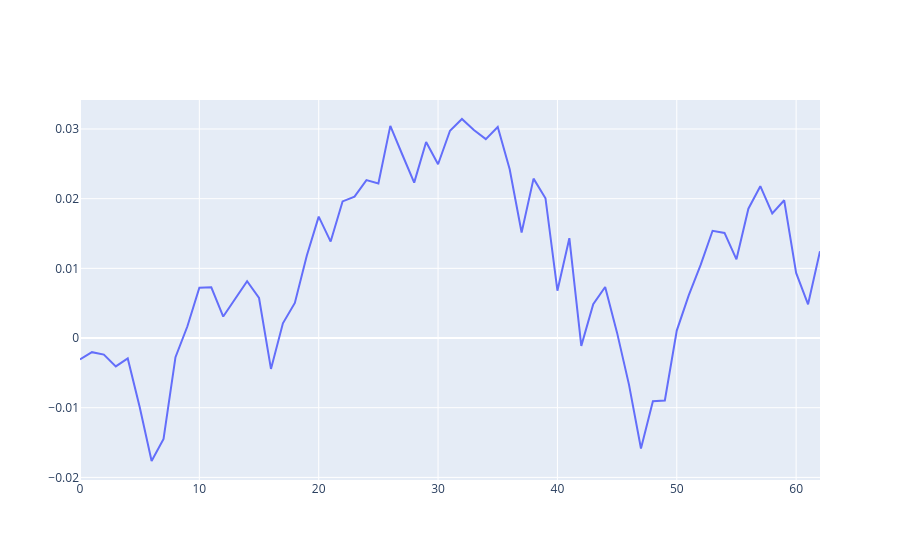

Notebook source saved alongside this figure:
### Code cell
start_train = "2024-01-01"
end_train = "2025-01-01"
end_valid = "2025-04-01"

results_optimized, results_eqw, modes = stress_test(
    dfs, start_train, end_train, end_valid
)
var_alpha, cvar, sharpe, sortino, cumulative_returns, mean_return = results_optimized

print('var:', var_alpha)
print('cvar:', cvar)
print('sharpe:', sharpe)
print('sortino:', sortino)
print('mean return:', mean_return)
print()

var_alpha, cvar, sharpe, sortino, cumulative_returns, mean_return = results_eqw

print('var:', var_alpha)
print('cvar:', cvar)
print('sharpe:', sharpe)
print('sortino:', sortino)
print('mean return:', mean_return)
print()

s = sum(mode_counter)
print('pct of weights chosen optimally:', mode_counter[0]/s)
print('pct of weights chosen bec. of correlation:', mode_counter[1]/s)
print('pct of weights chosen bec. of volatility:', mode_counter[2]/s)


fig = go.Figure()
fig.add_trace(go.Scatter(x=list(range(len(cumulative_returns))), y=cumulative_returns))
fig.show()

### Figure 1 — Plotly figure (JSON) as saved in the notebook; plotly's stock layout.template omitted (floating-point values rounded to 4 significant figures)
{"data": [{"type": "scatter", "x": [0, 1, 2, 3, 4, 5, 6, 7, 8, 9, 10, 11, 12, 13, 14, 15, 16, 17, 18, 19, 20, 21, 22, 23, 24, 25, 26, 27, 28, 29, 30, 31, 32, 33, 34, 35, 36, 37, 38, 39, 40, 41, 42, 43, 44, 45, 46, 47, 48, 49, 50, 51, 52, 53, 54, 55, 56, 57, 58, 59, 60, 61, 62], "y": [-0.003073, -0.002026, -0.002381, -0.004074, -0.002929, -0.009893, -0.01765, -0.01447, -0.002747, 0.001687, 0.007209, 0.007284, 0.003081, 0.005582, 0.008143, 0.005751, -0.004428, 0.002113, 0.005034, 0.01181, 0.01743, 0.01384, 0.0196, 0.0203, 0.02267, 0.02219, 0.03045, 0.02634, 0.0223, 0.02814, 0.02494, 0.02975, 0.03144, 0.02986, 0.02854, 0.03029, 0.02422, 0.01515, 0.02288, 0.02007, 0.006791, 0.01433, -0.001125, 0.004848, 0.007322, 0.0007374, -0.006719, -0.01585, -0.009083, -0.008969, 0.001067, 0.006131, 0.01049, 0.01539, 0.01509, 0.01129, 0.01856, 0.0218, 0.0179, 0.01977, 0.009338, 0.004846, 0.01246]}], "layout": {}}
